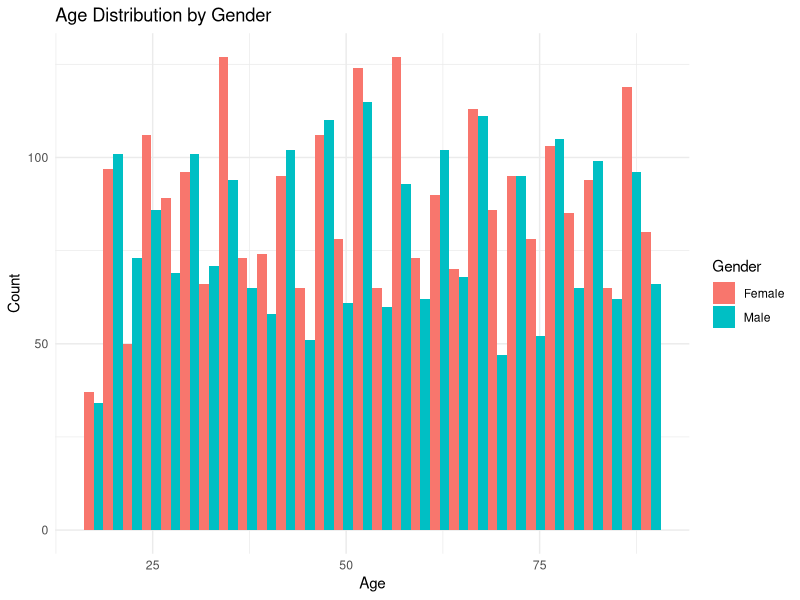
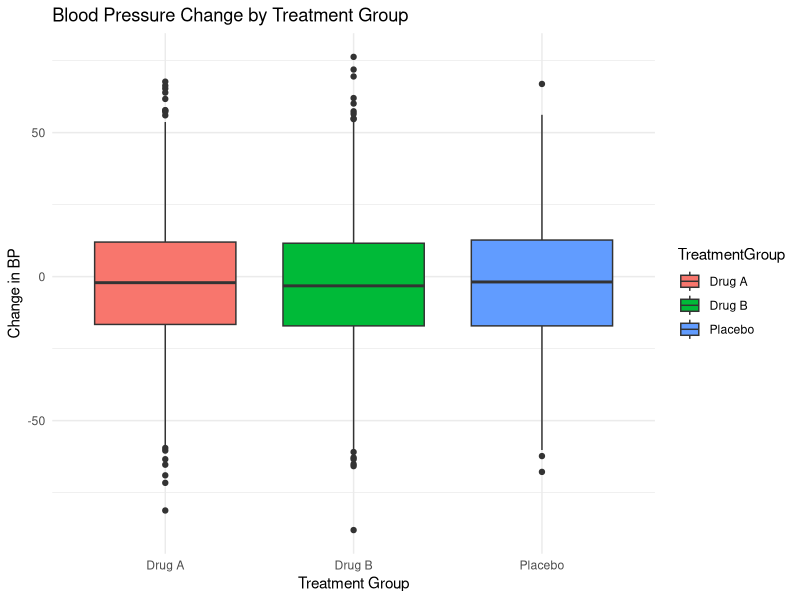

Here is the R script that generated these plots, in order:
# Simulating a large clinical trial dataset in R
# Load necessary libraries
library(tidyverse)

# Set seed for reproducibility
set.seed(123)

# Parameters for the dataset
n_patients <- 5000  # Number of patients

generate_clinical_trial_data <- function(n) {
  data.frame(
    PatientID = sprintf("P%05d", 1:n),  # Unique Patient IDs
    Age = sample(18:90, n, replace = TRUE),
    Gender = sample(c("Male", "Female"), n, replace = TRUE, prob = c(0.48, 0.52)),
    TreatmentGroup = sample(c("Drug A", "Drug B", "Placebo"), n, replace = TRUE, prob = c(0.4, 0.4, 0.2)),
    BaselineBP = round(rnorm(n, mean = 120, sd = 15), 1),
    FollowupBP = round(rnorm(n, mean = 118, sd = 15), 1),
    AdverseEvent = sample(c("None", "Mild", "Moderate", "Severe"), n, replace = TRUE, prob = c(0.7, 0.2, 0.08, 0.02)),
    Response = sample(c("Responder", "Non-Responder"), n, replace = TRUE, prob = c(0.6, 0.4))
  )
}

# Generate the dataset
clinical_trial_data <- generate_clinical_trial_data(n_patients)

# Save to CSV for external use
write.csv(clinical_trial_data, "clinical_trial_data.csv", row.names = FALSE)

# Summarize the dataset
summary(clinical_trial_data)

# Example analyses

# 1. Demographic Summary
demographics_summary <- clinical_trial_data %>%
  group_by(Gender) %>%
  summarise(
    Count = n(),
    MeanAge = mean(Age, na.rm = TRUE),
    .groups = "drop"
  )
print(demographics_summary)

# 2. Treatment Effect Analysis
treatment_effect <- clinical_trial_data %>%
  group_by(TreatmentGroup) %>%
  summarise(
    MeanBaselineBP = mean(BaselineBP, na.rm = TRUE),
    MeanFollowupBP = mean(FollowupBP, na.rm = TRUE),
    .groups = "drop"
  )
print(treatment_effect)

# 3. Adverse Event Distribution
adverse_events_summary <- clinical_trial_data %>%
  group_by(AdverseEvent) %>%
  summarise(
    Count = n(),
    Proportion = n() / n_patients,
    .groups = "drop"
  )
print(adverse_events_summary)

# Visualizations

# Age distribution by gender
library(ggplot2)
ggplot(clinical_trial_data, aes(x = Age, fill = Gender)) +
  geom_histogram(bins = 30, position = "dodge") +
  labs(title = "Age Distribution by Gender", x = "Age", y = "Count") +
  theme_minimal()

# Blood pressure change by treatment group
ggplot(clinical_trial_data, aes(x = TreatmentGroup, y = FollowupBP - BaselineBP, fill = TreatmentGroup)) +
  geom_boxplot() +
  labs(title = "Blood Pressure Change by Treatment Group", x = "Treatment Group", y = "Change in BP") +
  theme_minimal()

# Save visualizations
# ggsave("age_distribution_by_gender.png")
# ggsave("bp_change_by_treatment.png")
